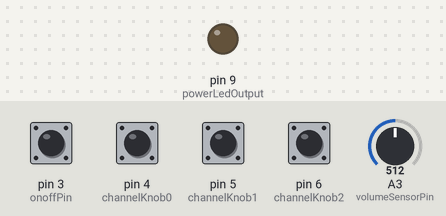
Recording of a sketch running on a simulated Arduino Uno, built with avr-gcc and run on an emulated ATmega328P. Shown: output pins drawn as LEDs (lit = HIGH). Dashed ring = blinking. The inputs (shaded band) are chosen by the test bench; at power-on: pin 3 (onoffPin), pin 4 (channelKnob0), pin 5 (channelKnob1), pin 6 (channelKnob2) HIGH, A3 (volumeSensorPin) = 512. Pins used as bus, display or sensor lines are not drawn.

Above: at 1.2 s.
1.3 s: pin 3 (onoffPin) pulled LOW for 1 s
At 1.47 s:
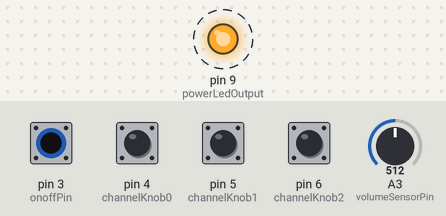
Timing chart, 0 to 4.3 s (numbered marks = the images above; inputs shaded):
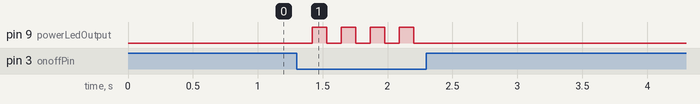

The sketch:

Radio.ino
```cpp
#include <Wire.h>

unsigned char onoffPin = 3;
unsigned char channelKnob0 = 4;
unsigned char channelKnob1 = 5;
unsigned char channelKnob2 = 6;
unsigned char piPower = 8;
unsigned char powerLedOutput = 9;
unsigned char volumeSensorPin = A3;    // select the input pin for the potentiometer
unsigned char i2cSlaveAddress = 8;
unsigned char lastConnect = 0;
const unsigned char masterConnected = 100;
unsigned char powerLedBlinkCount;
unsigned char powerLedOn = 0;
unsigned char powerOn = 0;
unsigned int powerOffCountDown;


class HardwareState
{
  private :
    unsigned char m_size;
    unsigned char m_onOff;
    unsigned char m_channelValue;
    unsigned char m_volumeLow;
    unsigned char m_volumeHigh;
    unsigned char m_cookieLow;
    unsigned char m_cookieHigh;

  public :
    void reset()
    {
      m_size = sizeof(HardwareState);
      m_onOff = 0;
      m_channelValue = 0;
      m_volumeLow = 0;
      m_volumeHigh = 0;
      m_cookieLow = 'C';
      m_cookieHigh = 'H';
    }

    void setVolume(int level)
    {
      m_volumeLow = level & 0xff;
      m_volumeHigh = (level >> 8) & 0xff;
    }

    void setOnOff(int onOff)
    {
      m_onOff = onOff;
    }

    void setChannel(int channel)
    {
      m_channelValue = channel;
    }

    unsigned char getOnOff()
    {
      return m_onOff;
    }
};

HardwareState state;

// the setup routine runs once when you press reset:
void setup() {
  // initialize the digital pin as an output.
  pinMode(onoffPin, INPUT_PULLUP);
  pinMode(channelKnob0, INPUT_PULLUP);
  pinMode(channelKnob1, INPUT_PULLUP);
  pinMode(channelKnob2, INPUT_PULLUP);
  pinMode(powerLedOutput, OUTPUT);
  pinMode(piPower, OUTPUT);

  state.reset();

  // start i2c slave
  Wire.begin(i2cSlaveAddress);
  Wire.onRequest(onI2cRequest);


}

void onI2cRequest()
{
    Wire.write((unsigned char*)&state, sizeof(state));
    lastConnect = masterConnected;
}


// the loop routine runs over and over again forever:
void loop()
{
  // Update the state every ten ms
  state.setOnOff(!digitalRead(onoffPin));
  state.setVolume(analogRead(volumeSensorPin));
  state.setChannel(readChannelValue());
  delay(10);               // wait for 10 ms

  if (state.getOnOff() == 0)
  {
    powerLedOn = 0;
    if (powerOffCountDown < 1)
    {
      powerOn = 0;
    }
    else
    {
      powerOffCountDown--;
    }
  }
  else
  {
    powerOn = 1;
    powerOffCountDown = 6000; // wait for 60 seconds before powering off Rapsberry pi

    if (lastConnect > 0) // Stop blinking, LED is on
    {
      lastConnect--;
      powerLedOn = 1;
      powerLedBlinkCount = 100;
    }
    else if (lastConnect == 0) // Start blinking
    {
      if (++powerLedBlinkCount > 10)
      {
        powerLedBlinkCount = 0;
        powerLedOn = !powerLedOn;
      }
    }
  }

  digitalWrite(powerLedOutput, powerLedOn);
  digitalWrite(piPower, powerOn);
}


/**
Reads the channel selector knob value.
*/
int readChannelValue()
{
  int chValues[3];
  chValues[0] = digitalRead(channelKnob0);
  chValues[1] = digitalRead(channelKnob1) << 1;
  chValues[2] = digitalRead(channelKnob2) << 2;
  int value = chValues[0] | chValues[1]  | chValues[2];

  switch (value)
  {
      case 6:
        value = 16;
      break;

      case 3:
        value = 19;
      break;

      case 4:
        value = 25;
      break;

      case 7 :
        value = 31;
      break;

      case 0 :
        value = 41;
        break;

      case 5 :
        value = 49;
        break;
  }
 return value;
}
```

Measured:
- after the input at 1.3 s, pin 9 (powerLedOutput): alternates HIGH for 0.11 s and LOW for 0.11 s, 8 changes in all, then stays LOW, starting after 0.12 s
